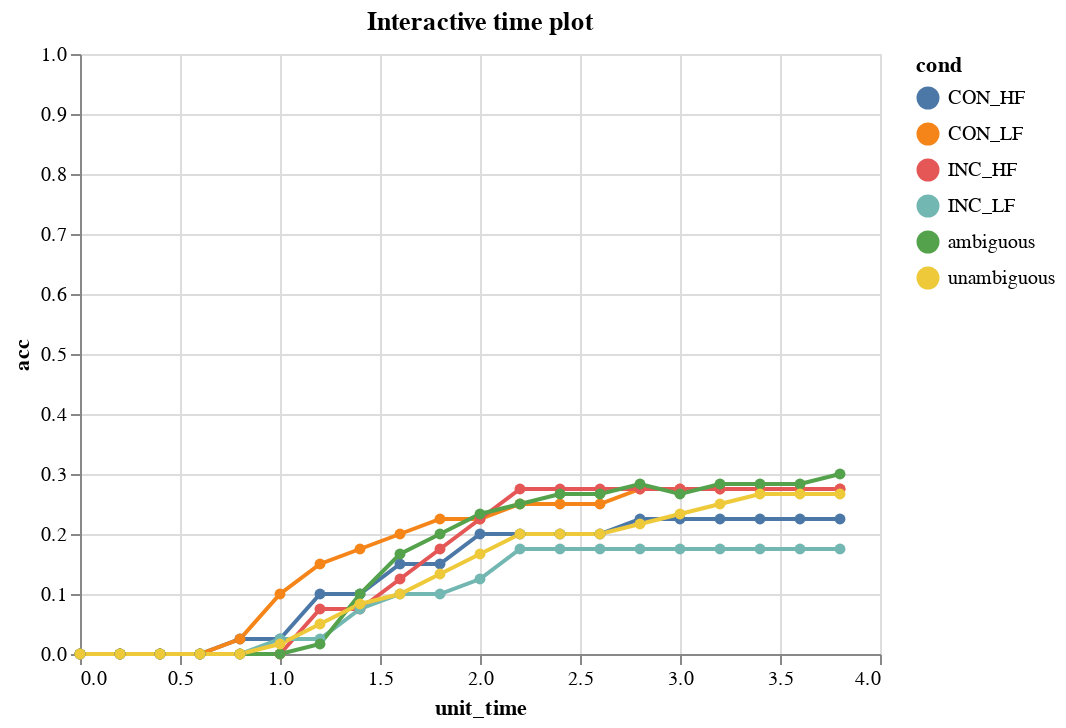

The cell this chart's notebook holds for it:
### Markdown cell above
### Lesion time plot deep dive

### Code cell
time_inter = vis.plot_time_interactive('acc')
time_inter.save(cfg.path_plot_folder + 'interactive_strain_time.html')
time_inter

### Figure 1 — Vega-Lite specification as saved in the notebook (floating-point values rounded to 4 significant figures; data arrays with more than 128 entries replaced by an {"elided": "..."} marker saying what was removed)
{"selection": {"filter": {"type": "single", "fields": ["epoch"], "bind": {"step": 1, "input": "range", "min": 1, "max": 4}, "init": {"epoch": 4}}, "selector004": {"on": "click", "empty": "all", "fields": ["cond"], "bind": "legend", "type": "multi"}}, "config": {"view": {"continuousHeight": 300, "continuousWidth": 400}}, "encoding": {"opacity": {"condition": {"selection": "selector004", "value": 1}, "value": 0.1}, "color": {"field": "cond", "type": "nominal"}, "tooltip": [{"type": "quantitative", "field": "epoch"}, {"type": "quantitative", "field": "timestep"}, {"type": "quantitative", "field": "sample_mil"}, {"type": "quantitative", "field": "acc"}, {"type": "quantitative", "field": "sse"}], "y": {"scale": {"domain": [0, 1]}, "field": "acc", "type": "quantitative"}, "x": {"field": "unit_time", "type": "quantitative"}}, "mark": {"point": true, "type": "line"}, "transform": [{"filter": {"selection": "filter"}}], "title": "Interactive time plot", "datasets": {"data-92457539d0bbbd996db5d02661a9b121": {"elided": "480 records"}}, "data": {"name": "data-92457539d0bbbd996db5d02661a9b121"}, "$schema": "https://vega.github.io/schema/vega-lite/v4.0.2.json"}
